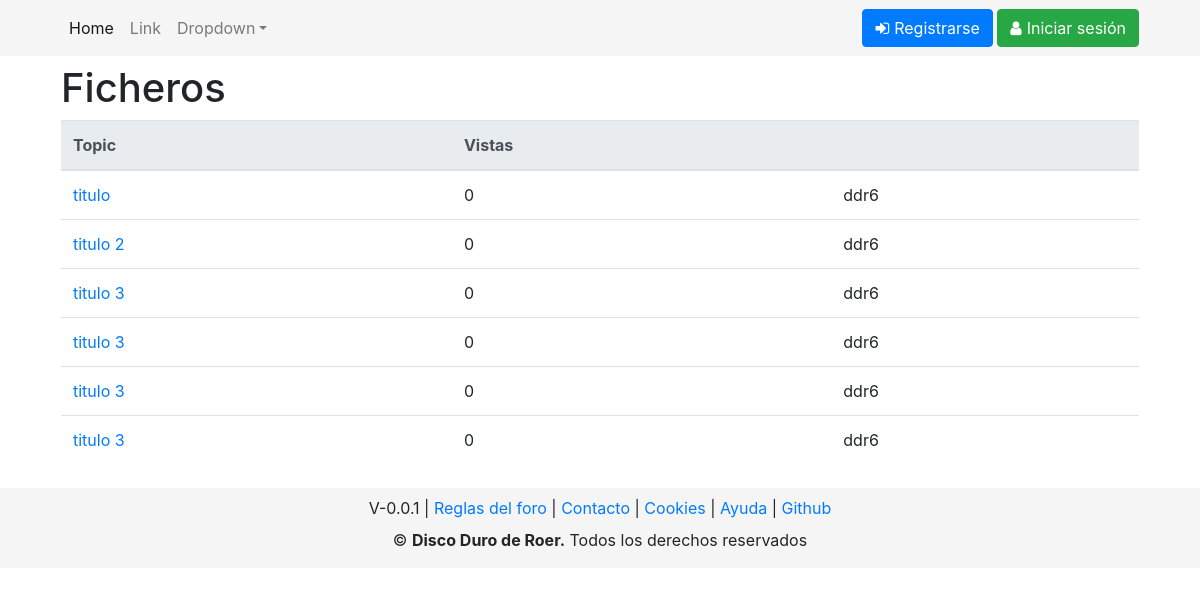
/index.php?url=TopicController/display/4, run on the app's committed database.
### tables this page shows
CREATE TABLE `topics` (
  `id` int(11) NOT NULL,
  `title` varchar(80) NOT NULL,
  `date_creation` datetime NOT NULL,
  `creator_user` int(11) NOT NULL,
  `open` int(11) NOT NULL,
  `views` int(11) NOT NULL,
  `id_cat` int(11) NOT NULL
);

CREATE TABLE `users` (
  `id` int(11) NOT NULL,
  `name` varchar(20) NOT NULL,
  `surname` varchar(30) NOT NULL,
  `nickname` varchar(40) NOT NULL,
  `email` varchar(40) NOT NULL,
  `pass` varchar(150) NOT NULL,
  `registry_date` date NOT NULL,
  `avatar` varchar(300) NOT NULL,
  `rol` int(11) NOT NULL,
  `last_connection` datetime NOT NULL,
  `baneado` int(11) NOT NULL,
  `borrado` int(11) NOT NULL
);

### app/libs/Control.php (called while the page is built, shortened)
<?php
class Control{
    protected $method="display";
    function __construct()
    {
        $url = "";
        if(isset($_GET['url'])){
            $url = explode("/", $_GET['url']);
        }
        if(!empty($url) && file_exists("../app/controllers/".ucwords($url[0]).".php")){
            unset($url[0]);
        }
        $this->controller = new $this->controller;
        if(isset($url[1])){
            if(method_exists($this->controller, $url[1])){
                $this->method = $url[1];
                unset($url[1]);
            }
        }
        $this->params = $url ? array_values($url): [];
        call_user_func_array(
            [$this->controller, $this->method], $this->params
        );
    }
}
?>

### public/index.php (called while the page is built, shortened)
<?php
    $control = new Control();
?>

### app/libs/Session.php (called while the page is built, shortened)
<?php
class Session
{
    function getAttribute($attribute)
    {
        return null;
    }
}

### app/libs/MySQLDB.php (called while the page is built, shortened)
<?php
class MySQLDB {
    private $host = "localhost";
    private $usuario = "root";
    private $pass = "";
    private $db = "foroddr";
    private $connection;
    function __construct()
    {
        $this->connection = mysqli_connect(
            $this->host,
            $this->usuario,
            $this->pass,
            $this->db
        );
        $this->connection->set_charset("utf8");
    }
    function getData($sql){
        $data = array();
        $result = mysqli_query($this->connection, $sql);
        if(mysqli_num_rows($result) > 0){
            while($row = mysqli_fetch_assoc($result)){
                array_push($data, $row);
            }
        }
        return $data;
    }
}
?>

### app/models/Topic.php (called while the page is built, shortened)
<?php
class Topic{
    function getTopics($id_cat){
        $sql = "SELECT t.id, t.title, u.nickname, t.open, t.views ";
        $sql .= "FROM topics t, users u ";
        $sql .= "WHERE t.creator_user = u.id and ";
        $sql .= "t.id_cat = ". $id_cat;
        $db = new MySQLDB();
        $data_topics = $db->getData($sql);
        $data['topics'] = $data_topics;
        $sql = "SELECT name ";
        $sql .= "FROM categories ";
        $sql .= "WHERE id = ". $id_cat;
        $data_single = $db->getDataSingle($sql);
        if($data_single){
            $data['name_category'] = $data_single['name'];
            $data['id_cat'] = $id_cat;
        }
        return $data;
    }
}

### app/views/TopicView.php (the view, shortened to what this page needs)
<?php
include_once 'header.php';
?>
<div class="row">
    <div class="col-12">
        <?php
        if (isset($data['display'])) {
            ?>
            <div class="row">
                <div class="col-9">
                    <h1><?php echo $data['name_category']  ?></h1>
                </div>
            </div>
            <div class="row">
                <div class="col-12">
                    <table class="table">
                        <thead class="thead-light">
                            <tr>
                                <th scope="col">Topic</th>
                                <th scope="col">Vistas</th>
                                <th scope="col"></th>
                            </tr>
                        </thead>
                        <tbody>
                            <?php
                                if (isset($data['topics'])) {
                                    foreach ($data['topics'] as $key => $value) {
                                        echo "<tr>";
                                        ?>
                                    <td>
                                        <a href="index.php?url=MessageController/display/<?php echo $value['id'] ?>">
                                            <?php echo  $value['title']; ?>
                                        </a>
                                    </td>
                            <?php
                                        echo "<td>" . $value['views'] . "</td>";
                                        echo "<td>" . $value['nickname'] . "</td>";
                                        echo "</tr>";
                                    }
                                }
                                ?>
                        </tbody>
                    </table>
                </div>
            </div>
        <?php
        } else if (isset($data['create'])) {
            ?>
            <div class="row">
                <div class="col-12">
                    <form action="index.php?url=TopicController/create_topic/" method="POST">
                        <input type="hidden" name="id_cat" value="<?php echo $data['id_cat'] ?>" />
                        <div class="row form-group">
                            <div class="col-12">
                                <label for="title">Titulo topic</label>
                                <input type="text" class="form-control" name="title" required id="title" />
                            </div>
                        </div>
                        <div class="row form-group">
                            <div class="col-12">
                                <label for="texto">Texto</label>
                                <textarea name="text" required class="form-control"  id="texto" cols="30" rows="10"></textarea>
                            </div>
                        </div>
                        <div class="row form-group">
                            <div class="col-12">
                                <button class="btn btn-primary btn-block" type="submit">Crear</button>
                            </div>
                        </div>
                    </form>
                </div>
            </div>
        <?php
        }else if(isset($data['success'])){
            include_once "show-info-message.php";
        }
        ?>
    </div>
</div>
<?php
include_once 'footer.php';
?>

### public/css/styles.css (style rules this page uses)
html, body { height: 100%; }
html body { overflow-x: hidden; }

### data on the page
topics: title "titulo", views "0", creator_user.nickname "ddr6"
topics: title "titulo 2", views "0", creator_user.nickname "ddr6"
topics: title "titulo 3", views "0", creator_user.nickname "ddr6"
topics: title "titulo 3", views "0", creator_user.nickname "ddr6"
topics: title "titulo 3", views "0", creator_user.nickname "ddr6"
topics: title "titulo 3", views "0", creator_user.nickname "ddr6"

### other printed values
$data['name_category'] "Ficheros"
